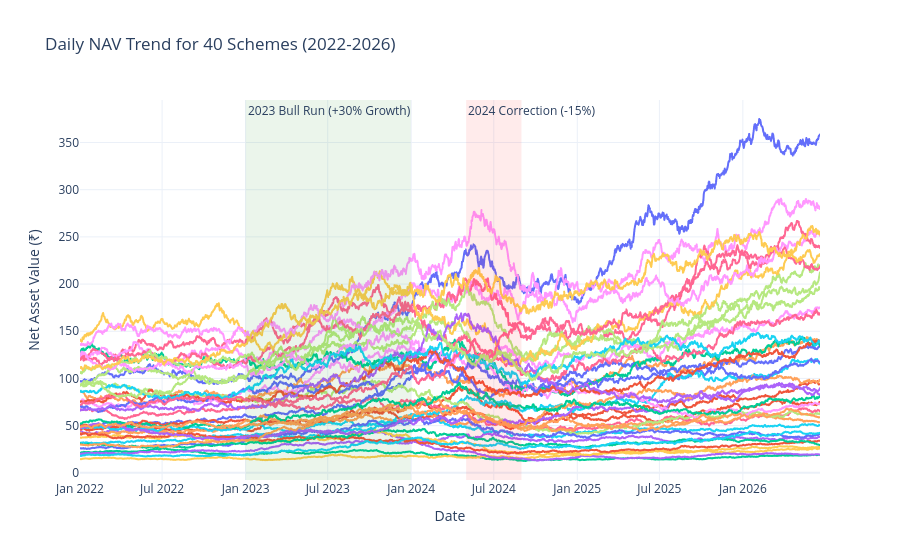

Notebook cell for this chart:
### Markdown cell above
## 2. Daily NAV Trend Analysis (2022-2026)
We plot the daily Net Asset Values for all 40 schemes over the 2022-2026 timeframe, highlighting the **2023 bull run** and **2024 market correction** intervals.

### Code cell
# 40 Schemes Daily NAV Trend (Plotly)
fig_nav = px.line(df_nav, x='date', y='nav', color='amfi_code', 
                  title='Daily NAV Trend for 40 Schemes (2022-2026)',
                  labels={'date': 'Date', 'nav': 'Net Asset Value (₹)', 'amfi_code': 'Scheme Code'})

# Clean layout: hide legend for 40 schemes
fig_nav.update_layout(showlegend=False, template='plotly_white')

# Highlight 2023 Bull Run
fig_nav.add_vrect(x0="2023-01-01", x1="2023-12-31", fillcolor="green", opacity=0.08, line_width=0,
                  annotation_text="2023 Bull Run (+30% Growth)", annotation_position="top left")

# Highlight 2024 Market Corrections (May - August)
fig_nav.add_vrect(x0="2024-05-01", x1="2024-08-31", fillcolor="red", opacity=0.08, line_width=0,
                  annotation_text="2024 Correction (-15%)", annotation_position="top left")

# Export as static PNG
fig_nav.write_image("reports/figures/nav_trend_40_schemes.png", scale=2)
print("Exported: reports/figures/nav_trend_40_schemes.png")
fig_nav.show()

### Figure 1 — Plotly figure (JSON) as saved in the notebook; plotly's stock layout.template omitted (floating-point values rounded to 4 significant figures; data arrays with more than 128 entries replaced by an {"elided": "..."} marker saying what was removed)
{"data": [{"hovertemplate": "Scheme Code=SCH001<br>Date=%{x}<br>Net Asset Value (₹)=%{y}<extra></extra>", "legendgroup": "SCH001", "line": {"color": "#636efa", "dash": "solid"}, "marker": {"symbol": "circle"}, "mode": "lines", "name": "SCH001", "showlegend": true, "type": "scattergl", "x": {"elided": "1632 str values"}, "xaxis": "x", "y": {"elided": "1632 float values"}, "yaxis": "y"}, {"hovertemplate": "Scheme Code=SCH002<br>Date=%{x}<br>Net Asset Value (₹)=%{y}<extra></extra>", "legendgroup": "SCH002", "line": {"color": "#EF553B", "dash": "solid"}, "marker": {"symbol": "circle"}, "mode": "lines", "name": "SCH002", "showlegend": true, "type": "scattergl", "x": {"elided": "1632 str values"}, "xaxis": "x", "y": {"elided": "1632 float values"}, "yaxis": "y"}, {"hovertemplate": "Scheme Code=SCH003<br>Date=%{x}<br>Net Asset Value (₹)=%{y}<extra></extra>", "legendgroup": "SCH003", "line": {"color": "#00cc96", "dash": "solid"}, "marker": {"symbol": "circle"}, "mode": "lines", "name": "SCH003", "showlegend": true, "type": "scattergl", "x": {"elided": "1632 str values"}, "xaxis": "x", "y": {"elided": "1632 float values"}, "yaxis": "y"}, {"hovertemplate": "Scheme Code=SCH004<br>Date=%{x}<br>Net Asset Value (₹)=%{y}<extra></extra>", "legendgroup": "SCH004", "line": {"color": "#ab63fa", "dash": "solid"}, "marker": {"symbol": "circle"}, "mode": "lines", "name": "SCH004", "showlegend": true, "type": "scattergl", "x": {"elided": "1632 str values"}, "xaxis": "x", "y": {"elided": "1632 float values"}, "yaxis": "y"}, {"hovertemplate": "Scheme Code=SCH005<br>Date=%{x}<br>Net Asset Value (₹)=%{y}<extra></extra>", "legendgroup": "SCH005", "line": {"color": "#FFA15A", "dash": "solid"}, "marker": {"symbol": "circle"}, "mode": "lines", "name": "SCH005", "showlegend": true, "type": "scattergl", "x": {"elided": "1632 str values"}, "xaxis": "x", "y": {"elided": "1632 float values"}, "yaxis": "y"}, {"hovertemplate": "Scheme Code=SCH006<br>Date=%{x}<br>Net Asset Value (₹)=%{y}<extra></extra>", "legendgroup": "SCH006", "line": {"color": "#19d3f3", "dash": "solid"}, "marker": {"symbol": "circle"}, "mode": "lines", "name": "SCH006", "showlegend": true, "type": "scattergl", "x": {"elided": "1632 str values"}, "xaxis": "x", "y": {"elided": "1632 float values"}, "yaxis": "y"}, {"hovertemplate": "Scheme Code=SCH007<br>Date=%{x}<br>Net Asset Value (₹)=%{y}<extra></extra>", "legendgroup": "SCH007", "line": {"color": "#FF6692", "dash": "solid"}, "marker": {"symbol": "circle"}, "mode": "lines", "name": "SCH007", "showlegend": true, "type": "scattergl", "x": {"elided": "1632 str values"}, "xaxis": "x", "y": {"elided": "1632 float values"}, "yaxis": "y"}, {"hovertemplate": "Scheme Code=SCH008<br>Date=%{x}<br>Net Asset Value (₹)=%{y}<extra></extra>", "legendgroup": "SCH008", "line": {"color": "#B6E880", "dash": "solid"}, "marker": {"symbol": "circle"}, "mode": "lines", "name": "SCH008", "showlegend": true, "type": "scattergl", "x": {"elided": "1632 str values"}, "xaxis": "x", "y": {"elided": "1632 float values"}, "yaxis": "y"}, {"hovertemplate": "Scheme Code=SCH009<br>Date=%{x}<br>Net Asset Value (₹)=%{y}<extra></extra>", "legendgroup": "SCH009", "line": {"color": "#FF97FF", "dash": "solid"}, "marker": {"symbol": "circle"}, "mode": "lines", "name": "SCH009", "showlegend": true, "type": "scattergl", "x": {"elided": "1632 str values"}, "xaxis": "x", "y": {"elided": "1632 float values"}, "yaxis": "y"}, {"hovertemplate": "Scheme Code=SCH010<br>Date=%{x}<br>Net Asset Value (₹)=%{y}<extra></extra>", "legendgroup": "SCH010", "line": {"color": "#FECB52", "dash": "solid"}, "marker": {"symbol": "circle"}, "mode": "lines", "name": "SCH010", "showlegend": true, "type": "scattergl", "x": {"elided": "1632 str values"}, "xaxis": "x", "y": {"elided": "1632 float values"}, "yaxis": "y"}, {"hovertemplate": "Scheme Code=SCH011<br>Date=%{x}<br>Net Asset Value (₹)=%{y}<extra></extra>", "legendgroup": "SCH011", "line": {"color": "#636efa", "dash": "solid"}, "marker": {"symbol": "circle"}, "mode": "lines", "name": "SCH011", "showlegend": true, "type": "scattergl", "x": {"elided": "1632 str values"}, "xaxis": "x", "y": {"elided": "1632 float values"}, "yaxis": "y"}, {"hovertemplate": "Scheme Code=SCH012<br>Date=%{x}<br>Net Asset Value (₹)=%{y}<extra></extra>", "legendgroup": "SCH012", "line": {"color": "#EF553B", "dash": "solid"}, "marker": {"symbol": "circle"}, "mode": "lines", "name": "SCH012", "showlegend": true, "type": "scattergl", "x": {"elided": "1632 str values"}, "xaxis": "x", "y": {"elided": "1632 float values"}, "yaxis": "y"}, {"hovertemplate": "Scheme Code=SCH013<br>Date=%{x}<br>Net Asset Value (₹)=%{y}<extra></extra>", "legendgroup": "SCH013", "line": {"color": "#00cc96", "dash": "solid"}, "marker": {"symbol": "circle"}, "mode": "lines", "name": "SCH013", "showlegend": true, "type": "scattergl", "x": {"elided": "1632 str values"}, "xaxis": "x", "y": {"elided": "1632 float values"}, "yaxis": "y"}, {"hovertemplate": "Scheme Code=SCH014<br>Date=%{x}<br>Net Asset Value (₹)=%{y}<extra></extra>", "legendgroup": "SCH014", "line": {"color": "#ab63fa", "dash": "solid"}, "marker": {"symbol": "circle"}, "mode": "lines", "name": "SCH014", "showlegend": true, "type": "scattergl", "x": {"elided": "1632 str values"}, "xaxis": "x", "y": {"elided": "1632 float values"}, "yaxis": "y"}, {"hovertemplate": "Scheme Code=SCH015<br>Date=%{x}<br>Net Asset Value (₹)=%{y}<extra></extra>", "legendgroup": "SCH015", "line": {"color": "#FFA15A", "dash": "solid"}, "marker": {"symbol": "circle"}, "mode": "lines", "name": "SCH015", "showlegend": true, "type": "scattergl", "x": {"elided": "1632 str values"}, "xaxis": "x", "y": {"elided": "1632 float values"}, "yaxis": "y"}, {"hovertemplate": "Scheme Code=SCH016<br>Date=%{x}<br>Net Asset Value (₹)=%{y}<extra></extra>", "legendgroup": "SCH016", "line": {"color": "#19d3f3", "dash": "solid"}, "marker": {"symbol": "circle"}, "mode": "lines", "name": "SCH016", "showlegend": true, "type": "scattergl", "x": {"elided": "1632 str values"}, "xaxis": "x", "y": {"elided": "1632 float values"}, "yaxis": "y"}, {"hovertemplate": "Scheme Code=SCH017<br>Date=%{x}<br>Net Asset Value (₹)=%{y}<extra></extra>", "legendgroup": "SCH017", "line": {"color": "#FF6692", "dash": "solid"}, "marker": {"symbol": "circle"}, "mode": "lines", "name": "SCH017", "showlegend": true, "type": "scattergl", "x": {"elided": "1632 str values"}, "xaxis": "x", "y": {"elided": "1632 float values"}, "yaxis": "y"}, {"hovertemplate": "Scheme Code=SCH018<br>Date=%{x}<br>Net Asset Value (₹)=%{y}<extra></extra>", "legendgroup": "SCH018", "line": {"color": "#B6E880", "dash": "solid"}, "marker": {"symbol": "circle"}, "mode": "lines", "name": "SCH018", "showlegend": true, "type": "scattergl", "x": {"elided": "1632 str values"}, "xaxis": "x", "y": {"elided": "1632 float values"}, "yaxis": "y"}, {"hovertemplate": "Scheme Code=SCH019<br>Date=%{x}<br>Net Asset Value (₹)=%{y}<extra></extra>", "legendgroup": "SCH019", "line": {"color": "#FF97FF", "dash": "solid"}, "marker": {"symbol": "circle"}, "mode": "lines", "name": "SCH019", "showlegend": true, "type": "scattergl", "x": {"elided": "1632 str values"}, "xaxis": "x", "y": {"elided": "1632 float values"}, "yaxis": "y"}, {"hovertemplate": "Scheme Code=SCH020<br>Date=%{x}<br>Net Asset Value (₹)=%{y}<extra></extra>", "legendgroup": "SCH020", "line": {"color": "#FECB52", "dash": "solid"}, "marker": {"symbol": "circle"}, "mode": "lines", "name": "SCH020", "showlegend": true, "type": "scattergl", "x": {"elided": "1632 str values"}, "xaxis": "x", "y": {"elided": "1632 float values"}, "yaxis": "y"}, {"hovertemplate": "Scheme Code=SCH021<br>Date=%{x}<br>Net Asset Value (₹)=%{y}<extra></extra>", "legendgroup": "SCH021", "line": {"color": "#636efa", "dash": "solid"}, "marker": {"symbol": "circle"}, "mode": "lines", "name": "SCH021", "showlegend": true, "type": "scattergl", "x": {"elided": "1632 str values"}, "xaxis": "x", "y": {"elided": "1632 float values"}, "yaxis": "y"}, {"hovertemplate": "Scheme Code=SCH022<br>Date=%{x}<br>Net Asset Value (₹)=%{y}<extra></extra>", "legendgroup": "SCH022", "line": {"color": "#EF553B", "dash": "solid"}, "marker": {"symbol": "circle"}, "mode": "lines", "name": "SCH022", "showlegend": true, "type": "scattergl", "x": {"elided": "1632 str values"}, "xaxis": "x", "y": {"elided": "1632 float values"}, "yaxis": "y"}, {"hovertemplate": "Scheme Code=SCH023<br>Date=%{x}<br>Net Asset Value (₹)=%{y}<extra></extra>", "legendgroup": "SCH023", "line": {"color": "#00cc96", "dash": "solid"}, "marker": {"symbol": "circle"}, "mode": "lines", "name": "SCH023", "showlegend": true, "type": "scattergl", "x": {"elided": "1632 str values"}, "xaxis": "x", "y": {"elided": "1632 float values"}, "yaxis": "y"}, {"hovertemplate": "Scheme Code=SCH024<br>Date=%{x}<br>Net Asset Value (₹)=%{y}<extra></extra>", "legendgroup": "SCH024", "line": {"color": "#ab63fa", "dash": "solid"}, "marker": {"symbol": "circle"}, "mode": "lines", "name": "SCH024", "showlegend": true, "type": "scattergl", "x": {"elided": "1632 str values"}, "xaxis": "x", "y": {"elided": "1632 float values"}, "yaxis": "y"}, {"hovertemplate": "Scheme Code=SCH025<br>Date=%{x}<br>Net Asset Value (₹)=%{y}<extra></extra>", "legendgroup": "SCH025", "line": {"color": "#FFA15A", "dash": "solid"}, "marker": {"symbol": "circle"}, "mode": "lines", "name": "SCH025", "showlegend": true, "type": "scattergl", "x": {"elided": "1632 str values"}, "xaxis": "x", "y": {"elided": "1632 float values"}, "yaxis": "y"}, {"hovertemplate": "Scheme Code=SCH026<br>Date=%{x}<br>Net Asset Value (₹)=%{y}<extra></extra>", "legendgroup": "SCH026", "line": {"color": "#19d3f3", "dash": "solid"}, "marker": {"symbol": "circle"}, "mode": "lines", "name": "SCH026", "showlegend": true, "type": "scattergl", "x": {"elided": "1632 str values"}, "xaxis": "x", "y": {"elided": "1632 float values"}, "yaxis": "y"}, {"hovertemplate": "Scheme Code=SCH027<br>Date=%{x}<br>Net Asset Value (₹)=%{y}<extra></extra>", "legendgroup": "SCH027", "line": {"color": "#FF6692", "dash": "solid"}, "marker": {"symbol": "circle"}, "mode": "lines", "name": "SCH027", "showlegend": true, "type": "scattergl", "x": {"elided": "1632 str values"}, "xaxis": "x", "y": {"elided": "1632 float values"}, "yaxis": "y"}, {"hovertemplate": "Scheme Code=SCH028<br>Date=%{x}<br>Net Asset Value (₹)=%{y}<extra></extra>", "legendgroup": "SCH028", "line": {"color": "#B6E880", "dash": "solid"}, "marker": {"symbol": "circle"}, "mode": "lines", "name": "SCH028", "showlegend": true, "type": "scattergl", "x": {"elided": "1632 str values"}, "xaxis": "x", "y": {"elided": "1632 float values"}, "yaxis": "y"}, {"hovertemplate": "Scheme Code=SCH029<br>Date=%{x}<br>Net Asset Value (₹)=%{y}<extra></extra>", "legendgroup": "SCH029", "line": {"color": "#FF97FF", "dash": "solid"}, "marker": {"symbol": "circle"}, "mode": "lines", "name": "SCH029", "showlegend": true, "type": "scattergl", "x": {"elided": "1632 str values"}, "xaxis": "x", "y": {"elided": "1632 float values"}, "yaxis": "y"}, {"hovertemplate": "Scheme Code=SCH030<br>Date=%{x}<br>Net Asset Value (₹)=%{y}<extra></extra>", "legendgroup": "SCH030", "line": {"color": "#FECB52", "dash": "solid"}, "marker": {"symbol": "circle"}, "mode": "lines", "name": "SCH030", "showlegend": true, "type": "scattergl", "x": {"elided": "1632 str values"}, "xaxis": "x", "y": {"elided": "1632 float values"}, "yaxis": "y"}, {"hovertemplate": "Scheme Code=SCH031<br>Date=%{x}<br>Net Asset Value (₹)=%{y}<extra></extra>", "legendgroup": "SCH031", "line": {"color": "#636efa", "dash": "solid"}, "marker": {"symbol": "circle"}, "mode": "lines", "name": "SCH031", "showlegend": true, "type": "scattergl", "x": {"elided": "1632 str values"}, "xaxis": "x", "y": {"elided": "1632 float values"}, "yaxis": "y"}, {"hovertemplate": "Scheme Code=SCH032<br>Date=%{x}<br>Net Asset Value (₹)=%{y}<extra></extra>", "legendgroup": "SCH032", "line": {"color": "#EF553B", "dash": "solid"}, "marker": {"symbol": "circle"}, "mode": "lines", "name": "SCH032", "showlegend": true, "type": "scattergl", "x": {"elided": "1632 str values"}, "xaxis": "x", "y": {"elided": "1632 float values"}, "yaxis": "y"}, {"hovertemplate": "Scheme Code=SCH033<br>Date=%{x}<br>Net Asset Value (₹)=%{y}<extra></extra>", "legendgroup": "SCH033", "line": {"color": "#00cc96", "dash": "solid"}, "marker": {"symbol": "circle"}, "mode": "lines", "name": "SCH033", "showlegend": true, "type": "scattergl", "x": {"elided": "1632 str values"}, "xaxis": "x", "y": {"elided": "1632 float values"}, "yaxis": "y"}, {"hovertemplate": "Scheme Code=SCH034<br>Date=%{x}<br>Net Asset Value (₹)=%{y}<extra></extra>", "legendgroup": "SCH034", "line": {"color": "#ab63fa", "dash": "solid"}, "marker": {"symbol": "circle"}, "mode": "lines", "name": "SCH034", "showlegend": true, "type": "scattergl", "x": {"elided": "1632 str values"}, "xaxis": "x", "y": {"elided": "1632 float values"}, "yaxis": "y"}, {"hovertemplate": "Scheme Code=SCH035<br>Date=%{x}<br>Net Asset Value (₹)=%{y}<extra></extra>", "legendgroup": "SCH035", "line": {"color": "#FFA15A", "dash": "solid"}, "marker": {"symbol": "circle"}, "mode": "lines", "name": "SCH035", "showlegend": true, "type": "scattergl", "x": {"elided": "1632 str values"}, "xaxis": "x", "y": {"elided": "1632 float values"}, "yaxis": "y"}, {"hovertemplate": "Scheme Code=SCH036<br>Date=%{x}<br>Net Asset Value (₹)=%{y}<extra></extra>", "legendgroup": "SCH036", "line": {"color": "#19d3f3", "dash": "solid"}, "marker": {"symbol": "circle"}, "mode": "lines", "name": "SCH036", "showlegend": true, "type": "scattergl", "x": {"elided": "1632 str values"}, "xaxis": "x", "y": {"elided": "1632 float values"}, "yaxis": "y"}, {"hovertemplate": "Scheme Code=SCH037<br>Date=%{x}<br>Net Asset Value (₹)=%{y}<extra></extra>", "legendgroup": "SCH037", "line": {"color": "#FF6692", "dash": "solid"}, "marker": {"symbol": "circle"}, "mode": "lines", "name": "SCH037", "showlegend": true, "type": "scattergl", "x": {"elided": "1632 str values"}, "xaxis": "x", "y": {"elided": "1632 float values"}, "yaxis": "y"}, {"hovertemplate": "Scheme Code=SCH038<br>Date=%{x}<br>Net Asset Value (₹)=%{y}<extra></extra>", "legendgroup": "SCH038", "line": {"color": "#B6E880", "dash": "solid"}, "marker": {"symbol": "circle"}, "mode": "lines", "name": "SCH038", "showlegend": true, "type": "scattergl", "x": {"elided": "1632 str values"}, "xaxis": "x", "y": {"elided": "1632 float values"}, "yaxis": "y"}, {"hovertemplate": "Scheme Code=SCH039<br>Date=%{x}<br>Net Asset Value (₹)=%{y}<extra></extra>", "legendgroup": "SCH039", "line": {"color": "#FF97FF", "dash": "solid"}, "marker": {"symbol": "circle"}, "mode": "lines", "name": "SCH039", "showlegend": true, "type": "scattergl", "x": {"elided": "1632 str values"}, "xaxis": "x", "y": {"elided": "1632 float values"}, "yaxis": "y"}, {"hovertemplate": "Scheme Code=SCH040<br>Date=%{x}<br>Net Asset Value (₹)=%{y}<extra></extra>", "legendgroup": "SCH040", "line": {"color": "#FECB52", "dash": "solid"}, "marker": {"symbol": "circle"}, "mode": "lines", "name": "SCH040", "showlegend": true, "type": "scattergl", "x": {"elided": "1632 str values"}, "xaxis": "x", "y": {"elided": "1632 float values"}, "yaxis": "y"}], "layout": {"annotations": [{"showarrow": false, "text": "2023 Bull Run (+30% Growth)", "x": "2023-01-01", "xanchor": "left", "xref": "x", "y": 1, "yanchor": "top", "yref": "y domain"}, {"showarrow": false, "text": "2024 Correction (-15%)", "x": "2024-05-01", "xanchor": "left", "xref": "x", "y": 1, "yanchor": "top", "yref": "y domain"}], "legend": {"title": {"text": "Scheme Code"}, "tracegroupgap": 0}, "shapes": [{"fillcolor": "green", "line": {"width": 0}, "opacity": 0.08, "type": "rect", "x0": "2023-01-01", "x1": "2023-12-31", "xref": "x", "y0": 0, "y1": 1, "yref": "y domain"}, {"fillcolor": "red", "line": {"width": 0}, "opacity": 0.08, "type": "rect", "x0": "2024-05-01", "x1": "2024-08-31", "xref": "x", "y0": 0, "y1": 1, "yref": "y domain"}], "showlegend": false, "title": {"text": "Daily NAV Trend for 40 Schemes (2022-2026)"}, "xaxis": {"anchor": "y", "domain": [0.0, 1.0], "title": {"text": "Date"}}, "yaxis": {"anchor": "x", "domain": [0.0, 1.0], "title": {"text": "Net Asset Value (₹)"}}}}
